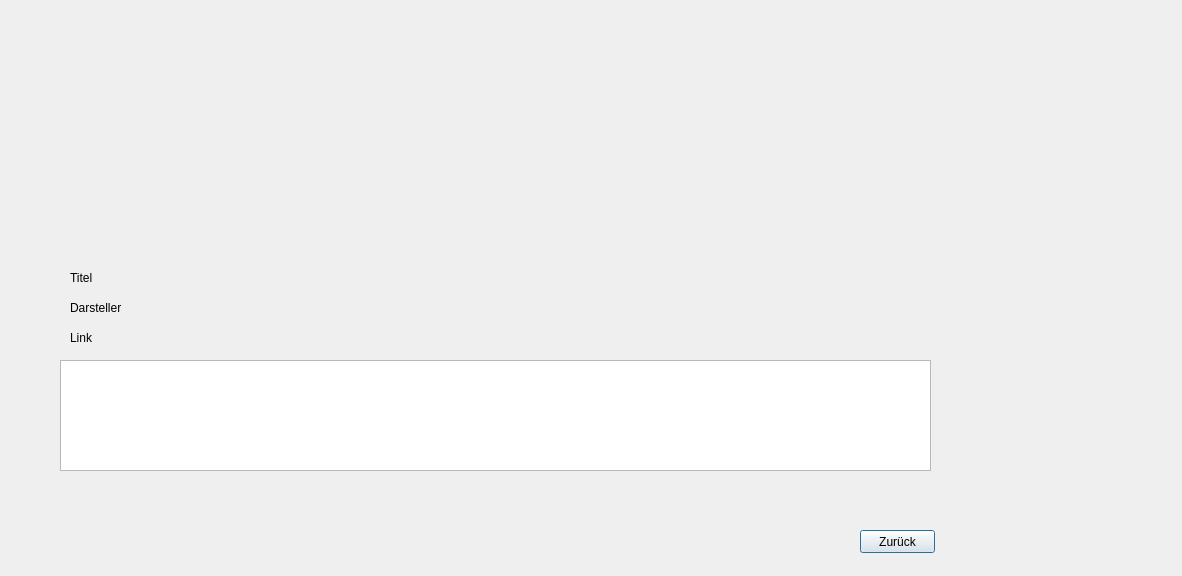
<?xml version="1.0" encoding="UTF-8"?>
<ui version="4.0">
 <class>SuchErgebnisse</class>
 <widget class="QDialog" name="SuchErgebnisse">
  <property name="geometry">
   <rect>
    <x>0</x>
    <y>0</y>
    <width>1182</width>
    <height>576</height>
   </rect>
  </property>
  <property name="windowTitle">
   <string>Suchen nach Daten</string>
  </property>
  <property name="whatsThis">
   <string>Ergebnis</string>
  </property>
  <widget class="QPushButton" name="Btn_Zurueck">
   <property name="geometry">
    <rect>
     <x>860</x>
     <y>530</y>
     <width>75</width>
     <height>23</height>
    </rect>
   </property>
   <property name="text">
    <string>Zurück</string>
   </property>
  </widget>
  <widget class="QLabel" name="lbl_Titel">
   <property name="enabled">
    <bool>true</bool>
   </property>
   <property name="geometry">
    <rect>
     <x>70</x>
     <y>270</y>
     <width>311</width>
     <height>16</height>
    </rect>
   </property>
   <property name="text">
    <string>Titel</string>
   </property>
  </widget>
  <widget class="QLabel" name="lbl_Darsteller">
   <property name="geometry">
    <rect>
     <x>70</x>
     <y>300</y>
     <width>311</width>
     <height>16</height>
    </rect>
   </property>
   <property name="text">
    <string>Darsteller</string>
   </property>
  </widget>
  <widget class="QLabel" name="lbl_Link">
   <property name="geometry">
    <rect>
     <x>70</x>
     <y>330</y>
     <width>321</width>
     <height>16</height>
    </rect>
   </property>
   <property name="text">
    <string>Link</string>
   </property>
  </widget>
  <widget class="QTextBrowser" name="txt_Link">
   <property name="geometry">
    <rect>
     <x>60</x>
     <y>360</y>
     <width>871</width>
     <height>111</height>
    </rect>
   </property>
  </widget>
 </widget>
 <resources/>
 <connections/>
</ui>
